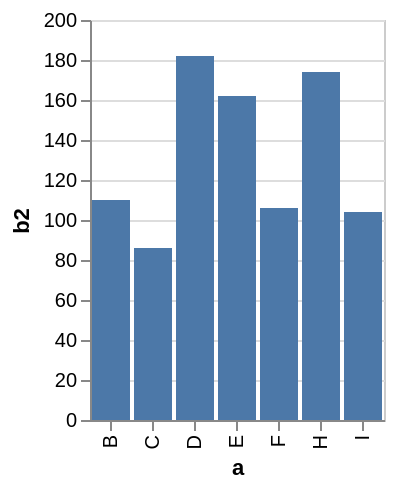

This figure's Vega-Lite source:
### Vega specification from a JSON file in a GitHub repository (floating-point values rounded to 4 significant figures)
{"$schema": "https://vega.github.io/schema/vega/v3.0.json", "description": "A simple bar chart with embedded data that uses a filter and calculate.", "autosize": "pad", "padding": 5, "encode": {"update": {"stroke": {"value": "#ccc"}, "fill": {"value": "transparent"}}}, "data": [{"name": "source_0", "values": [{"a": "A", "b": 28}, {"a": "B", "b": 55}, {"a": "C", "b": 43}, {"a": "G", "b": 19}, {"a": "H", "b": 87}, {"a": "I", "b": 52}, {"a": "D", "b": 91}, {"a": "E", "b": 81}, {"a": "F", "b": 53}]}, {"name": "data_0", "source": "source_0", "transform": [{"type": "formula", "expr": "2*datum.b", "as": "b2"}, {"type": "filter", "expr": "datum.b2 > 60"}, {"type": "filter", "expr": "datum[\"b2\"] !== null && !isNaN(datum[\"b2\"])"}]}], "signals": [{"name": "x_step", "value": 21}, {"name": "width", "update": "bandspace(domain('x').length, 0.1, 0.05) * x_step"}, {"name": "height", "update": "200"}], "marks": [{"name": "marks", "type": "rect", "role": "bar", "from": {"data": "data_0"}, "encode": {"update": {"x": {"scale": "x", "field": "a"}, "width": {"scale": "x", "band": true}, "y": {"scale": "y", "field": "b2"}, "y2": {"scale": "y", "value": 0}, "fill": {"value": "#4c78a8"}}}}], "scales": [{"name": "x", "type": "band", "domain": {"data": "data_0", "field": "a", "sort": true}, "range": {"step": {"signal": "x_step"}}, "round": true, "paddingInner": 0.1, "paddingOuter": 0.05}, {"name": "y", "type": "linear", "domain": {"data": "data_0", "field": "b2"}, "range": [{"signal": "height"}, 0], "round": true, "nice": true, "zero": true}], "axes": [{"scale": "x", "orient": "bottom", "tickCount": 5, "title": "a", "zindex": 1, "encode": {"labels": {"update": {"angle": {"value": 270}, "align": {"value": "right"}, "baseline": {"value": "middle"}}}}}, {"scale": "y", "maxExtent": 25, "minExtent": 25, "orient": "left", "title": "b2", "zindex": 1}, {"scale": "y", "domain": false, "grid": true, "labels": false, "orient": "left", "ticks": false, "zindex": 0, "gridScale": "x"}]}
